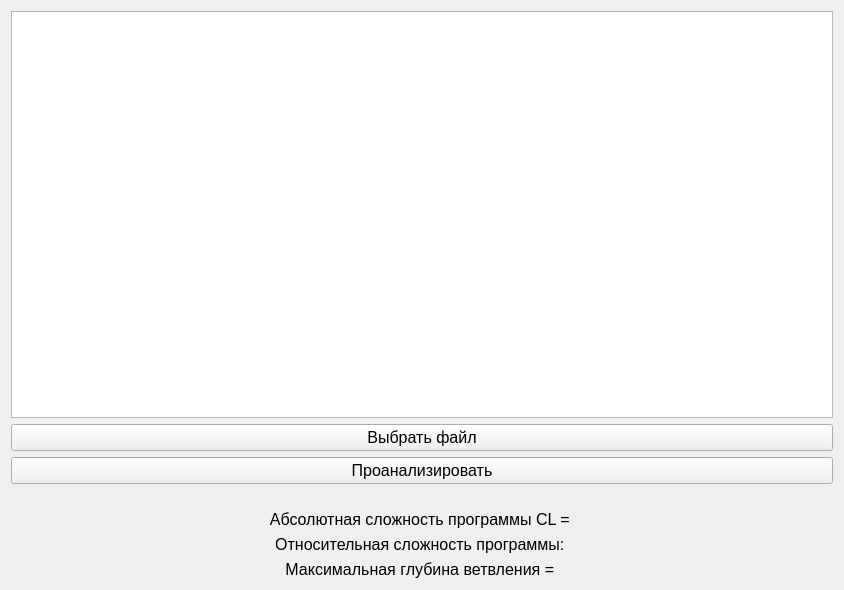
<?xml version="1.0" encoding="UTF-8"?>
<ui version="4.0">
 <class>Lab2</class>
 <widget class="QWidget" name="Lab2">
  <property name="geometry">
   <rect>
    <x>0</x>
    <y>0</y>
    <width>844</width>
    <height>590</height>
   </rect>
  </property>
  <property name="font">
   <font>
    <pointsize>12</pointsize>
   </font>
  </property>
  <property name="windowTitle">
   <string>Lab2</string>
  </property>
  <layout class="QVBoxLayout" name="verticalLayout">
   <item>
    <widget class="QTextEdit" name="Code">
     <property name="tabStopDistance">
      <double>40.000000000000000</double>
     </property>
    </widget>
   </item>
   <item>
    <widget class="QPushButton" name="chooseFile">
     <property name="text">
      <string>Выбрать файл</string>
     </property>
    </widget>
   </item>
   <item>
    <widget class="QPushButton" name="parseButton">
     <property name="text">
      <string>Проанализировать</string>
     </property>
    </widget>
   </item>
   <item>
    <layout class="QHBoxLayout" name="horizontalLayout">
     <item>
      <spacer name="horizontalSpacer">
       <property name="orientation">
        <enum>Qt::Horizontal</enum>
       </property>
       <property name="sizeHint" stdset="0">
        <size>
         <width>40</width>
         <height>20</height>
        </size>
       </property>
      </spacer>
     </item>
     <item>
      <spacer name="horizontalSpacer_2">
       <property name="orientation">
        <enum>Qt::Horizontal</enum>
       </property>
       <property name="sizeHint" stdset="0">
        <size>
         <width>40</width>
         <height>20</height>
        </size>
       </property>
      </spacer>
     </item>
    </layout>
   </item>
   <item>
    <widget class="QLabel" name="absoluteLabel">
     <property name="text">
      <string>Абсолютная сложность программы CL = </string>
     </property>
     <property name="textFormat">
      <enum>Qt::PlainText</enum>
     </property>
     <property name="alignment">
      <set>Qt::AlignCenter</set>
     </property>
    </widget>
   </item>
   <item>
    <widget class="QLabel" name="relativeLabel">
     <property name="text">
      <string>Относительная сложность программы: </string>
     </property>
     <property name="alignment">
      <set>Qt::AlignCenter</set>
     </property>
    </widget>
   </item>
   <item>
    <widget class="QLabel" name="maxdepthLabel">
     <property name="text">
      <string>Максимальная глубина ветвления = </string>
     </property>
     <property name="alignment">
      <set>Qt::AlignCenter</set>
     </property>
    </widget>
   </item>
  </layout>
 </widget>
 <layoutdefault spacing="6" margin="11"/>
 <resources/>
 <connections/>
</ui>
